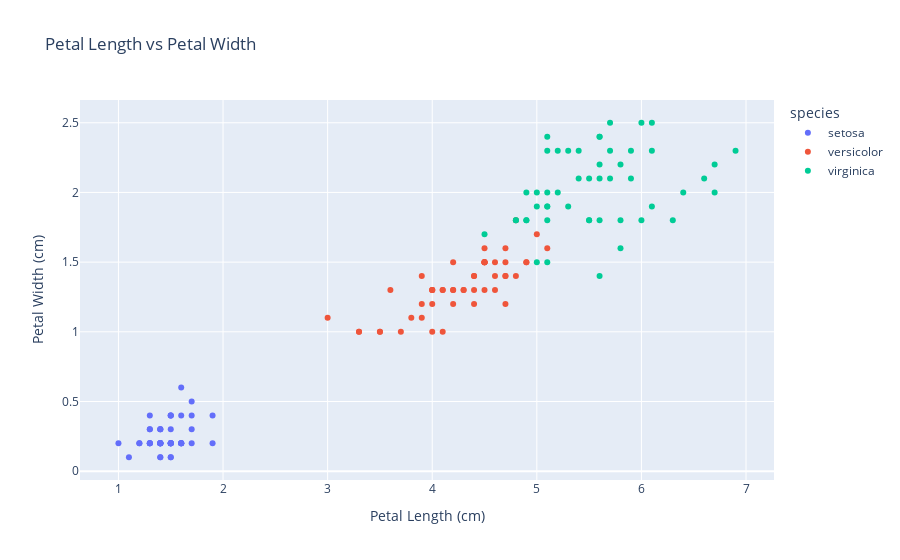
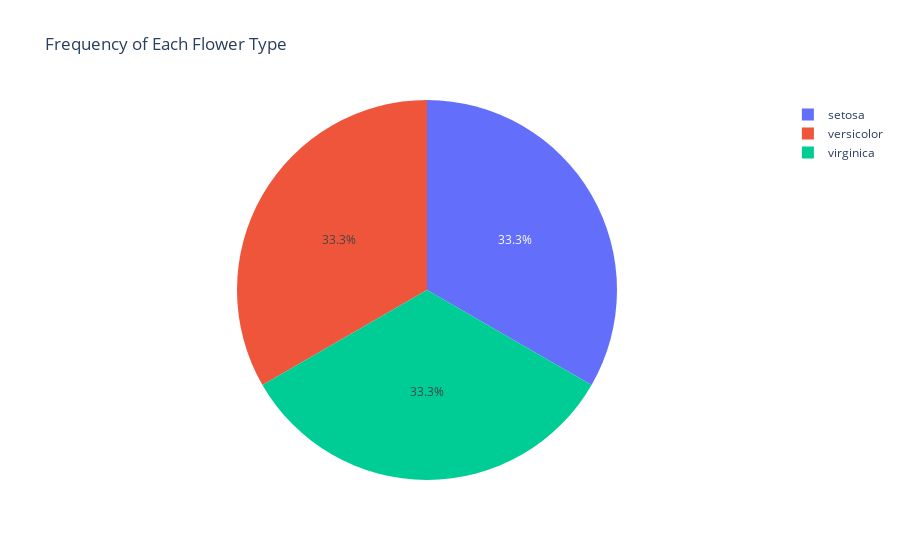

The notebook cell these images were saved under, in order:
### Code cell
import plotly.graph_objects as go
import plotly.express as px
from sklearn.datasets import load_iris
import pandas as pd

# Load the iris dataset
iris = load_iris()
iris_df = pd.DataFrame(iris.data, columns=iris.feature_names)
iris_df['species'] = iris.target_names[iris.target]

# A. Scatter plot of petal length vs petal width
scatter_fig = px.scatter(iris_df, x='petal length (cm)', y='petal width (cm)', color='species',
                         title='Petal Length vs Petal Width')
scatter_fig.update_layout(xaxis_title='Petal Length (cm)', yaxis_title='Petal Width (cm)')
scatter_fig.show()

# C. Pie chart of flower type frequency
pie_fig = px.pie(iris_df, names='species', title='Frequency of Each Flower Type')
pie_fig.show()

### Figure 1 — Plotly figure (JSON) as saved in the notebook; plotly's stock layout.template omitted (floating-point values rounded to 4 significant figures)
{"data": [{"hovertemplate": "species=setosa<br>petal length (cm)=%{x}<br>petal width (cm)=%{y}<extra></extra>", "legendgroup": "setosa", "marker": {"color": "#636efa", "symbol": "circle"}, "mode": "markers", "name": "setosa", "orientation": "v", "showlegend": true, "type": "scatter", "x": [1.4, 1.4, 1.3, 1.5, 1.4, 1.7, 1.4, 1.5, 1.4, 1.5, 1.5, 1.6, 1.4, 1.1, 1.2, 1.5, 1.3, 1.4, 1.7, 1.5, 1.7, 1.5, 1, 1.7, 1.9, 1.6, 1.6, 1.5, 1.4, 1.6, 1.6, 1.5, 1.5, 1.4, 1.5, 1.2, 1.3, 1.4, 1.3, 1.5, 1.3, 1.3, 1.3, 1.6, 1.9, 1.4, 1.6, 1.4, 1.5, 1.4], "xaxis": "x", "y": [0.2, 0.2, 0.2, 0.2, 0.2, 0.4, 0.3, 0.2, 0.2, 0.1, 0.2, 0.2, 0.1, 0.1, 0.2, 0.4, 0.4, 0.3, 0.3, 0.3, 0.2, 0.4, 0.2, 0.5, 0.2, 0.2, 0.4, 0.2, 0.2, 0.2, 0.2, 0.4, 0.1, 0.2, 0.2, 0.2, 0.2, 0.1, 0.2, 0.2, 0.3, 0.3, 0.2, 0.6, 0.4, 0.3, 0.2, 0.2, 0.2, 0.2], "yaxis": "y"}, {"hovertemplate": "species=versicolor<br>petal length (cm)=%{x}<br>petal width (cm)=%{y}<extra></extra>", "legendgroup": "versicolor", "marker": {"color": "#EF553B", "symbol": "circle"}, "mode": "markers", "name": "versicolor", "orientation": "v", "showlegend": true, "type": "scatter", "x": [4.7, 4.5, 4.9, 4, 4.6, 4.5, 4.7, 3.3, 4.6, 3.9, 3.5, 4.2, 4, 4.7, 3.6, 4.4, 4.5, 4.1, 4.5, 3.9, 4.8, 4, 4.9, 4.7, 4.3, 4.4, 4.8, 5, 4.5, 3.5, 3.8, 3.7, 3.9, 5.1, 4.5, 4.5, 4.7, 4.4, 4.1, 4, 4.4, 4.6, 4, 3.3, 4.2, 4.2, 4.2, 4.3, 3, 4.1], "xaxis": "x", "y": [1.4, 1.5, 1.5, 1.3, 1.5, 1.3, 1.6, 1, 1.3, 1.4, 1, 1.5, 1, 1.4, 1.3, 1.4, 1.5, 1, 1.5, 1.1, 1.8, 1.3, 1.5, 1.2, 1.3, 1.4, 1.4, 1.7, 1.5, 1, 1.1, 1, 1.2, 1.6, 1.5, 1.6, 1.5, 1.3, 1.3, 1.3, 1.2, 1.4, 1.2, 1, 1.3, 1.2, 1.3, 1.3, 1.1, 1.3], "yaxis": "y"}, {"hovertemplate": "species=virginica<br>petal length (cm)=%{x}<br>petal width (cm)=%{y}<extra></extra>", "legendgroup": "virginica", "marker": {"color": "#00cc96", "symbol": "circle"}, "mode": "markers", "name": "virginica", "orientation": "v", "showlegend": true, "type": "scatter", "x": [6, 5.1, 5.9, 5.6, 5.8, 6.6, 4.5, 6.3, 5.8, 6.1, 5.1, 5.3, 5.5, 5, 5.1, 5.3, 5.5, 6.7, 6.9, 5, 5.7, 4.9, 6.7, 4.9, 5.7, 6, 4.8, 4.9, 5.6, 5.8, 6.1, 6.4, 5.6, 5.1, 5.6, 6.1, 5.6, 5.5, 4.8, 5.4, 5.6, 5.1, 5.1, 5.9, 5.7, 5.2, 5, 5.2, 5.4, 5.1], "xaxis": "x", "y": [2.5, 1.9, 2.1, 1.8, 2.2, 2.1, 1.7, 1.8, 1.8, 2.5, 2, 1.9, 2.1, 2, 2.4, 2.3, 1.8, 2.2, 2.3, 1.5, 2.3, 2, 2, 1.8, 2.1, 1.8, 1.8, 1.8, 2.1, 1.6, 1.9, 2, 2.2, 1.5, 1.4, 2.3, 2.4, 1.8, 1.8, 2.1, 2.4, 2.3, 1.9, 2.3, 2.5, 2.3, 1.9, 2, 2.3, 1.8], "yaxis": "y"}], "layout": {"legend": {"title": {"text": "species"}, "tracegroupgap": 0}, "title": {"text": "Petal Length vs Petal Width"}, "xaxis": {"anchor": "y", "domain": [0, 1], "title": {"text": "Petal Length (cm)"}}, "yaxis": {"anchor": "x", "domain": [0, 1], "title": {"text": "Petal Width (cm)"}}}}

### Figure 2 — Plotly figure (JSON) as saved in the notebook; plotly's stock layout.template omitted (floating-point values rounded to 4 significant figures; data arrays with more than 128 entries replaced by an {"elided": "..."} marker saying what was removed)
{"data": [{"domain": {"x": [0, 1], "y": [0, 1]}, "hovertemplate": "species=%{label}<extra></extra>", "labels": {"elided": "150 str values"}, "legendgroup": "", "name": "", "showlegend": true, "type": "pie"}], "layout": {"legend": {"tracegroupgap": 0}, "title": {"text": "Frequency of Each Flower Type"}}}
